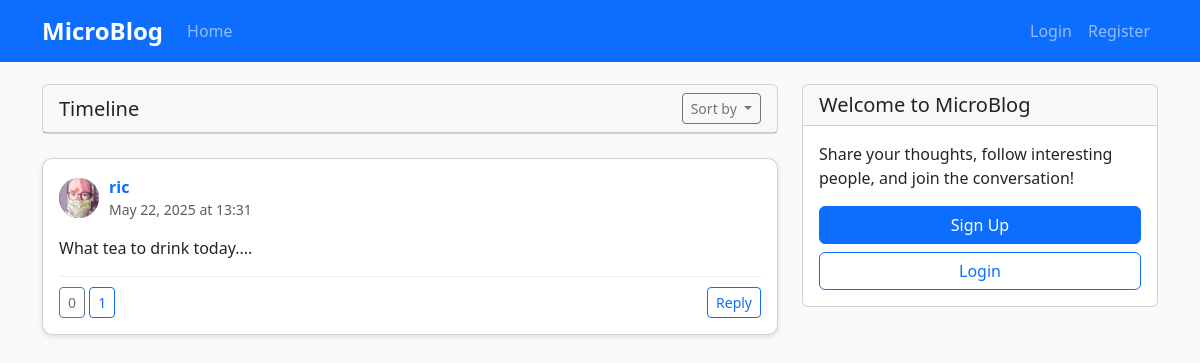
The page / on the database its author committed.
### app.py (models this page shows, shortened)
class Post(db.Model):
    id = db.Column(db.Integer, primary_key=True)
    content = db.Column(db.Text(1024), nullable=False)
    author_id = db.Column(db.Integer, db.ForeignKey('user.id'), nullable=False)
    parent_id = db.Column(db.Integer, db.ForeignKey('post.id'), nullable=True)
    responder_id = db.Column(db.Integer, db.ForeignKey('user.id'), nullable=True)
    created_at = db.Column(db.DateTime, default=datetime.utcnow)
    updated_at = db.Column(db.DateTime, default=datetime.utcnow, onupdate=datetime.utcnow)
    parent_post = db.relationship('Post', remote_side=[id], backref='responses')
    images = db.relationship('Image', backref='post', lazy='dynamic')
    links = db.relationship('Link', backref='post', lazy='dynamic')

class User(db.Model):
    id = db.Column(db.Integer, primary_key=True)
    email = db.Column(db.String(255), unique=True, nullable=False)
    password_hash = db.Column(db.String(255), nullable=False)
    alias = db.Column(db.String(100), nullable=False)
    bio = db.Column(db.String(250), nullable=True)
    profile_image = db.Column(db.String(255), nullable=True)
    created_at = db.Column(db.DateTime, default=datetime.utcnow)
    posts = db.relationship('Post', backref='author', lazy='dynamic', foreign_keys='Post.author_id')
    responses = db.relationship('Post', backref='responder', lazy='dynamic', foreign_keys='Post.responder_id')
    upvoted_posts = db.relationship('Post', secondary=upvotes, backref=db.backref('upvoters', lazy='dynamic'))
    following = db.relationship(
        'User', secondary=user_follows,
        primaryjoin=(user_follows.c.follower_id == id),
        secondaryjoin=(user_follows.c.followed_id == id),
        backref=db.backref('followers', lazy='dynamic'),
        lazy='dynamic'
    )

### app.py (the view)
@app.route('/')
def index():
    sort_by = request.args.get('sort_by', 'newest')
    filter_by = request.args.get('filter_by', 'all')
    if sort_by == 'newest':
        posts_query = Post.query.order_by(Post.created_at.desc())
    else:  # oldest
        posts_query = Post.query.order_by(Post.created_at.asc())
    if filter_by == 'followed' and 'user_id' in session:
        current_user = User.query.get(session['user_id'])
        if current_user:
            posts_query = current_user.followed_posts().order_by(
                Post.created_at.desc() if sort_by == 'newest' else Post.created_at.asc()
            )
    posts = posts_query.all()
    for post in posts:
        post.total_replies_count = count_total_replies(post)
    return render_template('index.html', posts=posts, sort_by=sort_by, filter_by=filter_by)

### app.py (called while the page is built)
def count_total_replies(post):
    direct_responses = Post.query.filter_by(parent_id=post.id).all()
    count = len(direct_responses)
    for response in direct_responses:
        count += count_total_replies(response)
    return count

@app.context_processor
def utility_processor():
    def get_current_user():
        if 'user_id' in session:
            return User.query.get(session['user_id'])
        return None
    return {'get_current_user': get_current_user}

### templates/index.html (shortened to what this page needs)
{% extends "base.html" %}
{% block content %}
<div class="row">
    <div class="col-md-8">
        <div class="card mb-4">
            <div class="card-header d-flex justify-content-between align-items-center">
                <h5 class="mb-0">Timeline</h5>
                <div class="btn-group">
                    <button type="button" class="btn btn-sm btn-outline-secondary dropdown-toggle" data-bs-toggle="dropdown">
                        Sort by
                    </button>
                </div>
            </div>
        </div>
        {% if posts %}
            {% for post in posts %}
                <div class="card post-card mb-3">
                    <div class="card-body">
                        <div class="post-header">
                            <div class="post-avatar">
                                {% if post.author.profile_image %}
                                    <img src="{{ url_for('static', filename='uploads/profile_images/' + post.author.profile_image) }}" alt="{{ post.author.alias }}">
                                {% else %}
                                    {{ post.author.alias[0] }}
                                {% endif %}
                            </div>
                            <div>
                                <a href="{{ url_for('profile', user_id=post.author.id) }}" class="fw-bold text-decoration-none">{{ post.author.alias }}</a>
                                <div class="text-muted small">{{ post.created_at.strftime('%b %d, %Y at %H:%M') }}</div>
                            </div>
                        </div>
                        <p class="card-text mt-3">{{ post.content }}</p>
                        <div class="post-actions">
                            <div>
                                <a href="{{ url_for('view_post', post_id=post.id) }}" class="btn btn-sm btn-outline-secondary">
                                     {{ post.total_replies_count }}
                                </a>
                                <a href="{{ url_for('upvote', post_id=post.id) }}" class="btn btn-sm {% if get_current_user() and post in get_current_user().upvoted_posts %}btn-primary{% else %}btn-outline-primary{% endif %}">
                                     {{ post.upvoters.count() }}
                                </a>
                            </div>
                            <div>
                                <a href="{{ url_for('new_post', parent_id=post.id) }}" class="btn btn-sm btn-outline-primary">Reply</a>
                            </div>
                        </div>
                    </div>
                </div>
            {% endfor %}
        {% else %}
            <div class="alert alert-info">No posts to display. {% if filter_by == 'followed' %}Follow some users to see their posts here.{% endif %}</div>
        {% endif %}
    </div>
    <div class="col-md-4">
        <div class="card">
            <div class="card-header">
                <h5 class="mb-0">Welcome to MicroBlog</h5>
            </div>
            <div class="card-body">
                <p>Share your thoughts, follow interesting people, and join the conversation!</p>
                {% if not get_current_user() %}
                <div class="d-grid gap-2">
                    <a href="{{ url_for('register') }}" class="btn btn-primary">Sign Up</a>
                    <a href="{{ url_for('login') }}" class="btn btn-outline-primary">Login</a>
                </div>
                {% else %}
                <div class="d-grid">
                    <a href="{{ url_for('new_post') }}" class="btn btn-primary">Create New Post</a>
                </div>
                {% endif %}
            </div>
        </div>
    </div>
</div>
{% endblock %}

### templates/base.html (style rules this page uses)
body { padding-top: 60px; background-color: #f8f9fa; }
.post-card { margin-bottom: 20px; border-radius: 10px; box-shadow: 0 2px 5px rgba(0,0,0,0.1); }
.post-header { display: flex; align-items: center; }
.post-avatar { width: 40px; height: 40px; border-radius: 50%; margin-right: 10px; background-color: #6c757d; display: flex; align-items: center; justify-content: center; color: white; font-weight: bold; overflow: hidden; }
.post-avatar img { width: 100%; height: 100%; object-fit: cover; }
.post-actions { display: flex; justify-content: space-between; padding-top: 10px; border-top: 1px solid #eee; margin-top: 10px; }

### rows shown on the page
Post: profile_image (picture), author.alias "ric", created_at "May 22, 2025 at 13:31", content "What tea to drink today....", total_replies_count "0", upvoters.count "1"
